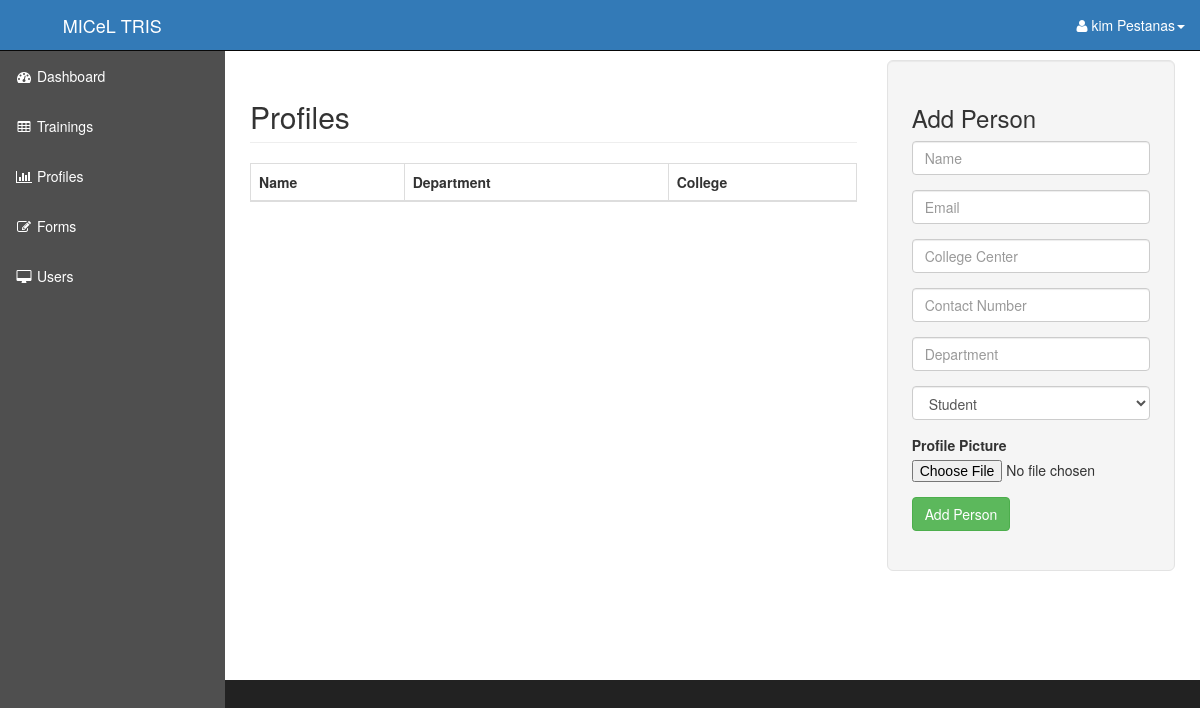
The app's page /profiles.php (signed in), older data.
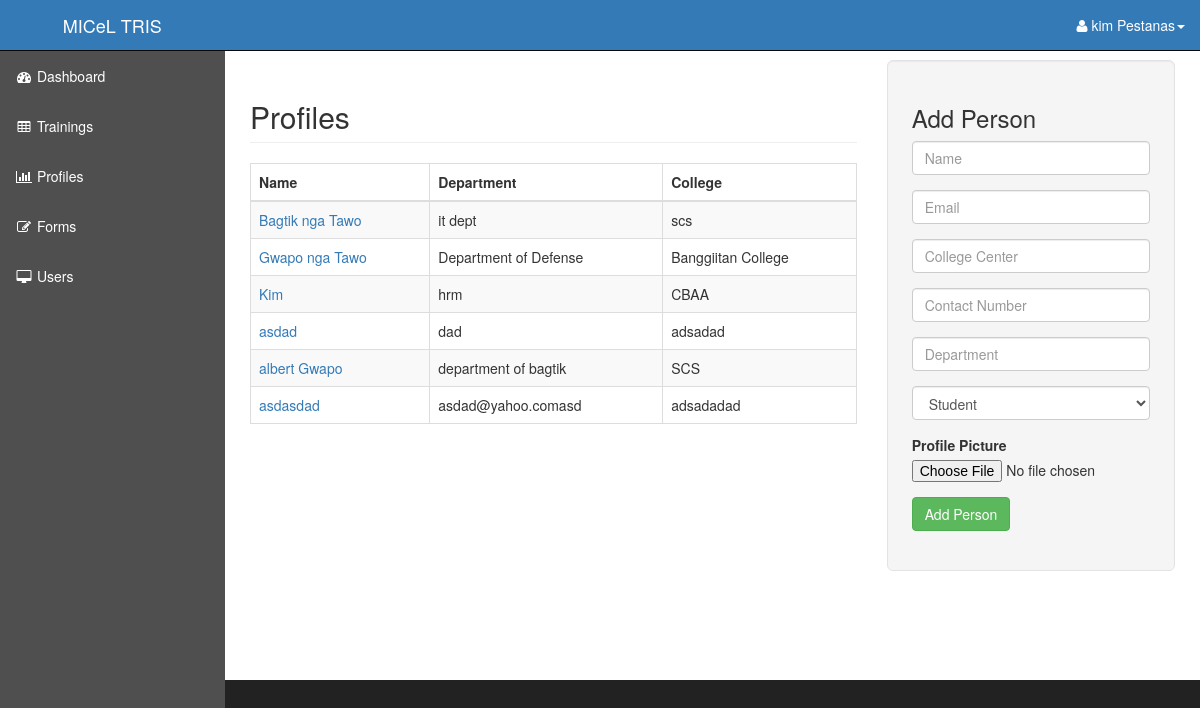
The same page, newer data.
### tables this page shows
CREATE TABLE IF NOT EXISTS `person_involve` (
  `person_involve_id` int(11) NOT NULL AUTO_INCREMENT,
  `name` varchar(40) DEFAULT NULL,
  `college_center` varchar(40) DEFAULT NULL,
  `dept` varchar(40) DEFAULT NULL,
  `contact` varchar(40) DEFAULT NULL,
  `email` varchar(40) DEFAULT NULL,
  `pos` char(40) DEFAULT NULL,
  `image_name` varchar(150) DEFAULT NULL,
  `picture` blob NOT NULL,
  PRIMARY KEY (`person_involve_id`)
);

### lib/profiles.php (the view, shortened to what this page needs)
<?php
$res = mysql_query("SELECT `person_involve_id`,`name`,`college_center`,`dept` FROM `person_involve`;");
while ($row = mysql_fetch_assoc($res)) {
	echo "<tr>
		<td><a href=./profile.php?id=".$row['person_involve_id'].">".$row['name']."</td>
		<td>".$row['dept']."</td>
		<td>".$row['college_center']."</td>
	</tr>";
}
?>

### parts/header.php (shortened to what this page needs)
<!DOCTYPE html>
<html lang="en">
<head>
	<link href="css/bootstrap.min.css" rel="stylesheet">
	<link href="css/sb-admin.css" rel="stylesheet">
	<link href="css/plugins/morris.css" rel="stylesheet">
	<link href="font-awesome/css/font-awesome.min.css" rel="stylesheet" type="text/css">
</head>
<body>
    <div id="wrapper">
        <nav class="navbar navbar-inverse navbar-fixed-top" role="navigation">
            <div class="navbar-header">
                <a class="navbar-brand" href="index.php">MICeL TRIS</a>
            </div>
            <ul class="nav navbar-right top-nav">
                <li class="dropdown">
                    <a href="#" class="dropdown-toggle" data-toggle="dropdown"><i class="fa fa-user"></i> <?php echo $_SESSION['fullname'];?><b class="caret"></b></a>
                </li>
            </ul>
            <div class="collapse navbar-collapse navbar-ex1-collapse">
                <ul class="nav navbar-nav side-nav">
                    <li>
                        <a href="index.php"><i class="fa fa-fw fa-dashboard"></i> Dashboard</a>
                    </li>
                    <li>
                        <a href="trainings.php"><i class="fa fa-fw fa-table"></i> Trainings</a>
                    </li>
                    <li>
                        <a href="profiles.php"><i class="fa fa-fw fa-bar-chart-o"></i> Profiles</a>
                    </li>
                    <li>
                        <a href="#"><i class="fa fa-fw fa-edit"></i> Forms</a>
                    </li>
                    <li>
                        <a href="#"><i class="fa fa-fw fa-desktop"></i> Users</a>
                    </li>
                </ul>
            </div>
        </nav>

### profiles.php (shortened to what this page needs)
<?php
	include('parts/header.php');
?>
	  <div id="page-wrapper">
			<div class="container-fluid">
				 <div class="row">
				  <div class="col-lg-8">
							<h2  class="page-header">Profiles</h2>
							<div class="table-responsive">
								 <table class="table table-bordered table-hover table-striped">
									  <thead>
											<tr>
												 <th>Name</th>
												 <th>Department</th>
												 <th>College</th>
											</tr>
									  </thead>
									  <tbody>
											<?php	include('lib/profiles.php'); ?>
									  </tbody>
								 </table>
							</div>
					  </div>
				  <div class="col-lg-4">
							<div class="well well-lg">
							<form method="post" action="lib/addPerson.php" enctype="multipart/form-data">
								 <h3>Add Person</h3>
								 <div class="form-group">
									  <input name="name" type="text" class="form-control" placeholder="Name" required>
								 </div>
								 <div class="form-group">
									  <input name="email" type="email" class="form-control" placeholder="Email" required>
								 </div>
								 <div class="form-group">
									  <input name="collegeCenter"type="text" class="form-control" placeholder="College Center" required>
								 </div>
								 <div class="form-group">
									  <input name="cnum" type="text" class="form-control" placeholder="Contact Number" required>
								 </div>
								 <div class="form-group">
									  <input name="dept" type="text" class="form-control" placeholder="Department" required>
								 </div>
								 <div class="form-group">
									  <select class="form-control" name="pos" >
											<option>Student</option>
									  </select>
								 </div>
								 <div class="form-group">
									 <label>Profile Picture</label>
									<input name="image" type="file">
								 </div>
							<div class="form-group">
								 <button name="submit" type="submit" class="btn btn-success">Add Person</button>
							</div>
						</form>
					  </div>
							</div>
					  </div>
				 </div>
			</div>
	</div>
</body>
</html>

### css/sb-admin.css (style rules this page uses)
body { margin-top: 100px; background-color: #222; }
@media (min-width:768px) { body { margin-top: 50px; } }
#wrapper { padding-left: 0; }
#page-wrapper { width: 100%; padding: 0; background-color: #fff; }
@media (min-width:768px) { #wrapper { padding-left: 225px; } }
@media (min-width:768px) { #page-wrapper { padding: 10px; min-height: 630px; } }
.top-nav { padding: 0 15px; }
.top-nav>li { display: inline-block; float: left; }
.top-nav>li>a { padding-top: 15px; padding-bottom: 15px; line-height: 20px; color: white; }
@media (min-width:768px) { .side-nav { position: fixed; top: 51px; left: 225px; width: 225px; margin-left: -225px; border: none; border-radius: 0; overflow-y: auto; background-color: rgb(79,79,79); bottom: 0; overflow-x: hidden; padding-bottom: 40px; } }
@media (min-width:768px) { .side-nav>li>a { width: 225px; } }

Row changes from the older to the newer data that the page shows:
added person_involve: name "Bagtik nga Tawo", dept "it dept", college_center "scs"
added person_involve: name "Gwapo nga Tawo", dept "Department of Defense", college_center "Banggiitan College"
added person_involve: name "Kim", dept "hrm", college_center "CBAA"
added person_involve: name "asdad", dept "dad", college_center "adsadad"
added person_involve: name "albert Gwapo", dept "department of bagtik", college_center "SCS"
added person_involve: name "asdasdad", dept "asdad@yahoo.comasd", college_center "adsadadad"
